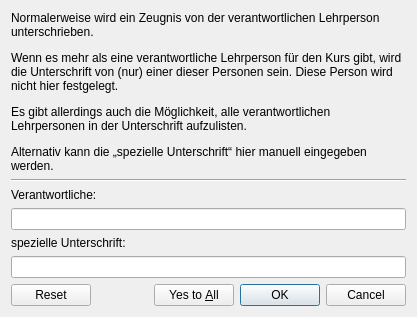
<?xml version="1.0" encoding="UTF-8"?>
<ui version="4.0">
 <class>Dialog</class>
 <widget class="QDialog" name="Dialog">
  <property name="geometry">
   <rect>
    <x>0</x>
    <y>0</y>
    <width>633</width>
    <height>489</height>
   </rect>
  </property>
  <property name="windowTitle">
   <string>Zeugnis-Unterschrift</string>
  </property>
  <layout class="QVBoxLayout" name="verticalLayout">
   <property name="sizeConstraint">
    <enum>QLayout::SetFixedSize</enum>
   </property>
   <item>
    <widget class="QLabel" name="label_3">
     <property name="sizePolicy">
      <sizepolicy hsizetype="Preferred" vsizetype="Fixed">
       <horstretch>0</horstretch>
       <verstretch>0</verstretch>
      </sizepolicy>
     </property>
     <property name="text">
      <string>&lt;html&gt;&lt;head/&gt;&lt;body&gt;&lt;p&gt;Normalerweise wird ein Zeugnis von der verantwortlichen Lehrperson unterschrieben.&lt;/p&gt;&lt;p&gt;Wenn es mehr als eine verantwortliche Lehrperson für den Kurs gibt, wird die Unterschrift von (nur) einer dieser Personen sein. Diese Person wird nicht hier festgelegt.&lt;/p&gt;&lt;p&gt;Es gibt allerdings auch die Möglichkeit, alle verantwortlichen Lehrpersonen in der Unterschrift aufzulisten.&lt;/p&gt;&lt;p&gt;Alternativ kann die „spezielle Unterschrift“ hier manuell eingegeben werden.&lt;/p&gt;&lt;/body&gt;&lt;/html&gt;</string>
     </property>
     <property name="wordWrap">
      <bool>true</bool>
     </property>
    </widget>
   </item>
   <item>
    <widget class="Line" name="line">
     <property name="orientation">
      <enum>Qt::Horizontal</enum>
     </property>
    </widget>
   </item>
   <item>
    <widget class="QLabel" name="label">
     <property name="font">
      <font>
       <bold>false</bold>
       <underline>false</underline>
      </font>
     </property>
     <property name="text">
      <string>Verantwortliche:</string>
     </property>
     <property name="buddy">
      <cstring>teachers</cstring>
     </property>
    </widget>
   </item>
   <item>
    <widget class="QLineEdit" name="teachers">
     <property name="readOnly">
      <bool>true</bool>
     </property>
    </widget>
   </item>
   <item>
    <widget class="QLabel" name="label_2">
     <property name="text">
      <string>spezielle Unterschrift:</string>
     </property>
     <property name="buddy">
      <cstring>special</cstring>
     </property>
    </widget>
   </item>
   <item>
    <widget class="QLineEdit" name="special"/>
   </item>
   <item>
    <widget class="QDialogButtonBox" name="buttonBox">
     <property name="minimumSize">
      <size>
       <width>395</width>
       <height>0</height>
      </size>
     </property>
     <property name="orientation">
      <enum>Qt::Horizontal</enum>
     </property>
     <property name="standardButtons">
      <set>QDialogButtonBox::Cancel|QDialogButtonBox::Ok|QDialogButtonBox::Reset|QDialogButtonBox::YesToAll</set>
     </property>
    </widget>
   </item>
  </layout>
 </widget>
 <resources/>
 <connections>
  <connection>
   <sender>buttonBox</sender>
   <signal>accepted()</signal>
   <receiver>Dialog</receiver>
   <slot>accept()</slot>
   <hints>
    <hint type="sourcelabel">
     <x>248</x>
     <y>254</y>
    </hint>
    <hint type="destinationlabel">
     <x>157</x>
     <y>274</y>
    </hint>
   </hints>
  </connection>
  <connection>
   <sender>buttonBox</sender>
   <signal>rejected()</signal>
   <receiver>Dialog</receiver>
   <slot>reject()</slot>
   <hints>
    <hint type="sourcelabel">
     <x>316</x>
     <y>260</y>
    </hint>
    <hint type="destinationlabel">
     <x>286</x>
     <y>274</y>
    </hint>
   </hints>
  </connection>
 </connections>
</ui>
